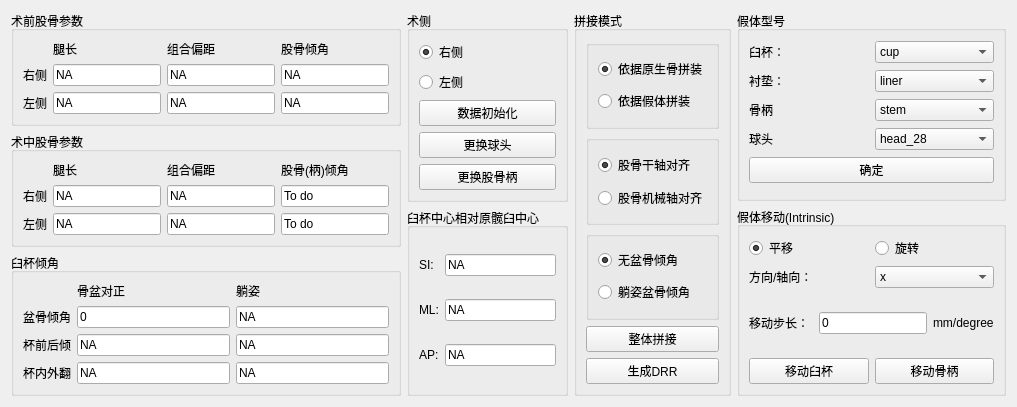
     <widget class="QWidget" name="tab_3">
      <attribute name="title">
       <string>规划演示</string>
      </attribute>
      <layout class="QGridLayout" name="gridLayout_26">
       <item row="0" column="3">
        <widget class="QGroupBox" name="groupBox_21">
         <property name="title">
          <string>假体型号</string>
         </property>
         <layout class="QGridLayout" name="gridLayout_25">
          <item row="0" column="0">
           <layout class="QHBoxLayout" name="horizontalLayout_17">
            <item>
             <widget class="QLabel" name="label_35">
              <property name="text">
               <string>臼杯： </string>
              </property>
             </widget>
            </item>
            <item>
             <widget class="QComboBox" name="comboBox_demoCup">
              <item>
               <property name="text">
                <string>cup</string>
               </property>
              </item>
              <item>
               <property name="text">
                <string>cup_50</string>
               </property>
              </item>
             </widget>
            </item>
           </layout>
          </item>
          <item row="1" column="0">
           <layout class="QHBoxLayout" name="horizontalLayout_18">
            <item>
             <widget class="QLabel" name="label_36">
              <property name="text">
               <string>衬垫： </string>
              </property>
             </widget>
            </item>
            <item>
             <widget class="QComboBox" name="comboBox_demoLiner">
              <item>
               <property name="text">
                <string>liner</string>
               </property>
              </item>
              <item>
               <property name="text">
                <string>liner_50</string>
               </property>
              </item>
             </widget>
            </item>
           </layout>
          </item>
          <item row="3" column="0">
           <layout class="QHBoxLayout" name="horizontalLayout_20">
            <item>
             <widget class="QLabel" name="label_41">
              <property name="text">
               <string>球头</string>
              </property>
             </widget>
            </item>
            <item>
             <widget class="QComboBox" name="comboBox_demoHead">
              <item>
               <property name="text">
                <string>head_28</string>
               </property>
              </item>
              <item>
               <property name="text">
                <string>head_32</string>
               </property>
              </item>
             </widget>
            </item>
           </layout>
          </item>
          <item row="2" column="0">
           <layout class="QHBoxLayout" name="horizontalLayout_19">
            <item>
             <widget class="QLabel" name="label_40">
              <property name="text">
               <string>骨柄</string>
              </property>
             </widget>
            </item>
            <item>
             <widget class="QComboBox" name="comboBox_demoStem">
              <item>
               <property name="text">
                <string>stem</string>
               </property>
              </item>
              <item>
               <property name="text">
                <string>stem_5</string>
               </property>
              </item>
             </widget>
            </item>
           </layout>
          </item>
          <item row="4" column="0">
           <widget class="QPushButton" name="pushButton_demoConfirmImplant">
            <property name="text">
             <string>确定</string>
            </property>
           </widget>
          </item>
         </layout>
        </widget>
       </item>
       <item row="0" column="0" rowspan="2">
        <layout class="QVBoxLayout" name="verticalLayout_4">
         <item>
          <widget class="QGroupBox" name="groupBox_11">
           <property name="title">
            <string>术前股骨参数</string>
           </property>
           <layout class="QGridLayout" name="gridLayout_21">
            <item row="2" column="2">
             <widget class="QLineEdit" name="lineEdit_demoOffset_L">
              <property name="text">
               <string>NA</string>
              </property>
             </widget>
            </item>
            <item row="1" column="1">
             <widget class="QLineEdit" name="lineEdit_demoHiplen_R">
              <property name="text">
               <string>NA</string>
              </property>
             </widget>
            </item>
            <item row="2" column="1">
             <widget class="QLineEdit" name="lineEdit_demoHiplen_L">
              <property name="text">
               <string>NA</string>
              </property>
             </widget>
            </item>
            <item row="2" column="0">
             <widget class="QLabel" name="label_23">
              <property name="text">
               <string>左侧</string>
              </property>
             </widget>
            </item>
            <item row="1" column="0">
             <widget class="QLabel" name="label_22">
              <property name="text">
               <string>右侧</string>
              </property>
             </widget>
            </item>
            <item row="0" column="2">
             <widget class="QLabel" name="label_25">
              <property name="text">
               <string>组合偏距</string>
              </property>
             </widget>
            </item>
            <item row="1" column="2">
             <widget class="QLineEdit" name="lineEdit_demoOffset_R">
              <property name="text">
               <string>NA</string>
              </property>
             </widget>
            </item>
            <item row="0" column="1">
             <widget class="QLabel" name="label_24">
              <property name="text">
               <string>腿长</string>
              </property>
             </widget>
            </item>
            <item row="0" column="3">
             <widget class="QLabel" name="label_42">
              <property name="text">
               <string>股骨倾角</string>
              </property>
             </widget>
            </item>
            <item row="1" column="3">
             <widget class="QLineEdit" name="lineEdit_native_femoralVersion_R">
              <property name="text">
               <string>NA</string>
              </property>
             </widget>
            </item>
            <item row="2" column="3">
             <widget class="QLineEdit" name="lineEdit_native_femoralVersion_L">
              <property name="text">
               <string>NA</string>
              </property>
             </widget>
            </item>
           </layout>
          </widget>
         </item>
         <item>
          <widget class="QGroupBox" name="groupBox_12">
           <property name="title">
            <string>术中股骨参数</string>
           </property>
           <layout class="QGridLayout" name="gridLayout_22">
            <item row="1" column="1">
             <widget class="QLineEdit" name="lineEdit_demoIntraHiplen_R">
              <property name="text">
               <string>NA</string>
              </property>
             </widget>
            </item>
            <item row="0" column="1">
             <widget class="QLabel" name="label_27">
              <property name="text">
               <string>腿长</string>
              </property>
             </widget>
            </item>
            <item row="1" column="2">
             <widget class="QLineEdit" name="lineEdit_demoIntraOffset_R">
              <property name="text">
               <string>NA</string>
              </property>
             </widget>
            </item>
            <item row="1" column="0">
             <widget class="QLabel" name="label_26">
              <property name="text">
               <string>右侧</string>
              </property>
             </widget>
            </item>
            <item row="2" column="1">
             <widget class="QLineEdit" name="lineEdit_demoIntraHiplen_L">
              <property name="text">
               <string>NA</string>
              </property>
             </widget>
            </item>
            <item row="0" column="2">
             <widget class="QLabel" name="label_29">
              <property name="text">
               <string>组合偏距</string>
              </property>
             </widget>
            </item>
            <item row="2" column="2">
             <widget class="QLineEdit" name="lineEdit_demoIntraOffset_L">
              <property name="text">
               <string>NA</string>
              </property>
             </widget>
            </item>
            <item row="2" column="0">
             <widget class="QLabel" name="label_28">
              <property name="text">
               <string>左侧</string>
              </property>
             </widget>
            </item>
            <item row="1" column="3">
             <widget class="QLineEdit" name="lineEdit_stemVersion_R">
              <property name="text">
               <string>To do</string>
              </property>
             </widget>
            </item>
            <item row="2" column="3">
             <widget class="QLineEdit" name="lineEdit_stemVersion_L">
              <property name="text">
               <string>To do</string>
              </property>
             </widget>
            </item>
            <item row="0" column="3">
             <widget class="QLabel" name="label_43">
              <property name="text">
               <string>股骨(柄)倾角</string>
              </property>
             </widget>
            </item>
           </layout>
          </widget>
         </item>
         <item>
          <widget class="QGroupBox" name="groupBox_13">
           <property name="title">
            <string>臼杯倾角</string>
           </property>
           <layout class="QGridLayout" name="gridLayout_23">
            <item row="0" column="1">
             <widget class="QLabel" name="label_34">
              <property name="text">
               <string>骨盆对正</string>
              </property>
             </widget>
            </item>
            <item row="0" column="2">
             <widget class="QLabel" name="label_33">
              <property name="text">
               <string>躺姿</string>
              </property>
             </widget>
            </item>
            <item row="1" column="0">
             <widget class="QLabel" name="label_32">
              <property name="text">
               <string>盆骨倾角</string>
              </property>
             </widget>
            </item>
            <item row="1" column="1">
             <widget class="QLineEdit" name="lineEdit_9">
              <property name="text">
               <string>0</string>
              </property>
             </widget>
            </item>
            <item row="1" column="2">
             <widget class="QLineEdit" name="lineEdit_demoPelvicTilt_supine">
              <property name="text">
               <string>NA</string>
              </property>
             </widget>
            </item>
            <item row="2" column="0">
             <widget class="QLabel" name="label_30">
              <property name="text">
               <string>杯前后倾</string>
              </property>
             </widget>
            </item>
            <item row="2" column="1">
             <widget class="QLineEdit" name="lineEdit_demoNoTiltVersion">
              <property name="text">
               <string>NA</string>
              </property>
             </widget>
            </item>
            <item row="2" column="2">
             <widget class="QLineEdit" name="lineEdit_demoSupineVersion">
              <property name="text">
               <string>NA</string>
              </property>
             </widget>
            </item>
            <item row="3" column="0">
             <widget class="QLabel" name="label_31">
              <property name="text">
               <string>杯内外翻</string>
              </property>
             </widget>
            </item>
            <item row="3" column="1">
             <widget class="QLineEdit" name="lineEdit_demoNoTiltInclin">
              <property name="text">
               <string>NA</string>
              </property>
             </widget>
            </item>
            <item row="3" column="2">
             <widget class="QLineEdit" name="lineEdit_demoSupineInclin">
              <property name="text">
               <string>NA</string>
              </property>
             </widget>
            </item>
           </layout>
          </widget>
         </item>
        </layout>
       </item>
       <item row="1" column="3">
        <widget class="QGroupBox" name="groupBox_15">
         <property name="title">
          <string>假体移动(Intrinsic)</string>
         </property>
         <layout class="QGridLayout" name="gridLayout_14">
          <item row="0" column="0" colspan="2">
           <layout class="QHBoxLayout" name="horizontalLayout_14">
            <item>
             <widget class="QRadioButton" name="radioButton_demoTranslate">
              <property name="text">
               <string>平移</string>
              </property>
              <property name="checked">
               <bool>true</bool>
              </property>
             </widget>
            </item>
            <item>
             <widget class="QRadioButton" name="radioButton_demoRotate">
              <property name="text">
               <string>旋转</string>
              </property>
             </widget>
            </item>
           </layout>
          </item>
          <item row="1" column="0" colspan="2">
           <layout class="QHBoxLayout" name="horizontalLayout_15">
            <item>
             <widget class="QLabel" name="label_19">
              <property name="text">
               <string>方向/轴向： </string>
              </property>
             </widget>
            </item>
            <item>
             <widget class="QComboBox" name="comboBox_demoDirection">
              <item>
               <property name="text">
                <string>x</string>
               </property>
              </item>
              <item>
               <property name="text">
                <string>y</string>
               </property>
              </item>
              <item>
               <property name="text">
                <string>z</string>
               </property>
              </item>
             </widget>
            </item>
           </layout>
          </item>
          <item row="2" column="0" colspan="2">
           <layout class="QHBoxLayout" name="horizontalLayout_16">
            <item>
             <widget class="QLabel" name="label_20">
              <property name="text">
               <string>移动步长： </string>
              </property>
             </widget>
            </item>
            <item>
             <widget class="QLineEdit" name="lineEdit_demoStepSize">
              <property name="text">
               <string>0</string>
              </property>
             </widget>
            </item>
            <item>
             <widget class="QLabel" name="label_21">
              <property name="text">
               <string>mm/degree</string>
              </property>
             </widget>
            </item>
           </layout>
          </item>
          <item row="3" column="0">
           <widget class="QPushButton" name="pushButton_demoMoveCup">
            <property name="text">
             <string>移动臼杯</string>
            </property>
           </widget>
          </item>
          <item row="3" column="1">
           <widget class="QPushButton" name="pushButton_demoMoveStem">
            <property name="text">
             <string>移动骨柄</string>
            </property>
           </widget>
          </item>
         </layout>
        </widget>
       </item>
       <item row="0" column="1" rowspan="2">
        <layout class="QVBoxLayout" name="verticalLayout_5">
         <item>
          <widget class="QGroupBox" name="groupBox_19">
           <property name="title">
            <string>术侧</string>
           </property>
           <layout class="QVBoxLayout" name="verticalLayout_3">
            <item>
             <widget class="QRadioButton" name="radioButton_demoRside">
              <property name="text">
               <string>右侧</string>
              </property>
              <property name="checked">
               <bool>true</bool>
              </property>
             </widget>
            </item>
            <item>
             <widget class="QRadioButton" name="radioButton_demoLside">
              <property name="text">
               <string>左侧</string>
              </property>
             </widget>
            </item>
            <item>
             <widget class="QPushButton" name="pushButton_demoInit">
              <property name="text">
               <string>数据初始化</string>
              </property>
             </widget>
            </item>
            <item>
             <widget class="QPushButton" name="pushButton_changehead">
              <property name="text">
               <string>更换球头</string>
              </property>
             </widget>
            </item>
            <item>
             <widget class="QPushButton" name="pushButton_changestem">
              <property name="text">
               <string>更换股骨柄</string>
              </property>
             </widget>
            </item>
           </layout>
          </widget>
         </item>
         <item>
          <widget class="QGroupBox" name="groupBox_20">
           <property name="title">
            <string>臼杯中心相对原髋臼中心</string>
           </property>
           <layout class="QGridLayout" name="gridLayout_24">
            <item row="1" column="0">
             <widget class="QLabel" name="label_37">
              <property name="text">
               <string>SI:</string>
              </property>
             </widget>
            </item>
            <item row="3" column="0">
             <widget class="QLabel" name="label_39">
              <property name="text">
               <string>AP:</string>
              </property>
             </widget>
            </item>
            <item row="2" column="0">
             <widget class="QLabel" name="label_38">
              <property name="text">
               <string>ML:</string>
              </property>
             </widget>
            </item>
            <item row="3" column="1">
             <widget class="QLineEdit" name="lineEdit_demoCupAP_supine">
              <property name="text">
               <string>NA</string>
              </property>
             </widget>
            </item>
            <item row="2" column="1">
             <widget class="QLineEdit" name="lineEdit_demoCupML_supine">
              <property name="text">
               <string>NA</string>
              </property>
             </widget>
            </item>
            <item row="1" column="1">
             <widget class="QLineEdit" name="lineEdit_demoCupSI_supine">
              <property name="text">
               <string>NA</string>
              </property>
             </widget>
            </item>
           </layout>
          </widget>
         </item>
        </layout>
       </item>
       <item row="0" column="2" rowspan="2">
        <widget class="QGroupBox" name="groupBox_18">
         <property name="title">
          <string>拼接模式</string>
         </property>
         <layout class="QGridLayout" name="gridLayout_20">
          <item row="0" column="0">
           <layout class="QVBoxLayout" name="verticalLayout">
            <item>
             <layout class="QVBoxLayout" name="verticalLayout_2">
              <item>
               <widget class="QGroupBox" name="groupBox_14">
                <property name="title">
                 <string/>
                </property>
                <layout class="QGridLayout" name="gridLayout_15">
                 <item row="0" column="0">
                  <widget class="QRadioButton" name="radioButton_demoPreop">
                   <property name="contextMenuPolicy">
                    <enum>Qt::DefaultContextMenu</enum>
                   </property>
                   <property name="text">
                    <string>依据原生骨拼装</string>
                   </property>
                   <property name="checked">
                    <bool>true</bool>
                   </property>
                  </widget>
                 </item>
                 <item row="1" column="0">
                  <widget class="QRadioButton" name="radioButton_demoIntrop">
                   <property name="text">
                    <string>依据假体拼装</string>
                   </property>
                  </widget>
                 </item>
                </layout>
               </widget>
              </item>
              <item>
               <widget class="QGroupBox" name="groupBox_17">
                <property name="title">
                 <string/>
                </property>
                <layout class="QGridLayout" name="gridLayout_17">
                 <item row="0" column="0">
                  <widget class="QRadioButton" name="radioButton_demoCanalAlign">
                   <property name="text">
                    <string>股骨干轴对齐</string>
                   </property>
                   <property name="checked">
                    <bool>true</bool>
                   </property>
                   <property name="autoExclusive">
                    <bool>true</bool>
                   </property>
                  </widget>
                 </item>
                 <item row="1" column="0">
                  <widget class="QRadioButton" name="radioButton_demoMechAlign">
                   <property name="text">
                    <string>股骨机械轴对齐</string>
                   </property>
                   <property name="autoExclusive">
                    <bool>true</bool>
                   </property>
                  </widget>
                 </item>
                </layout>
               </widget>
              </item>
              <item>
               <widget class="QGroupBox" name="groupBox_16">
                <property name="title">
                 <string/>
                </property>
                <layout class="QGridLayout" name="gridLayout_16">
                 <item row="0" column="0">
                  <widget class="QRadioButton" name="radioButton_demoNoTilt">
                   <property name="text">
                    <string>无盆骨倾角</string>
                   </property>
                   <property name="checked">
                    <bool>true</bool>
                   </property>
                  </widget>
                 </item>
                 <item row="1" column="0">
                  <widget class="QRadioButton" name="radioButton_demoSupineTilt">
                   <property name="text">
                    <string>躺姿盆骨倾角</string>
                   </property>
                  </widget>
                 </item>
                </layout>
               </widget>
              </item>
             </layout>
            </item>
            <item>
             <widget class="QPushButton" name="pushButton_demoReduce">
              <property name="text">
               <string>整体拼接</string>
              </property>
             </widget>
            </item>
           </layout>
          </item>
          <item row="1" column="0">
           <widget class="QPushButton" name="pushButton_demoDRR">
            <property name="text">
             <string>生成DRR</string>
            </property>
           </widget>
          </item>
         </layout>
        </widget>
       </item>
      </layout>
     </widget>
